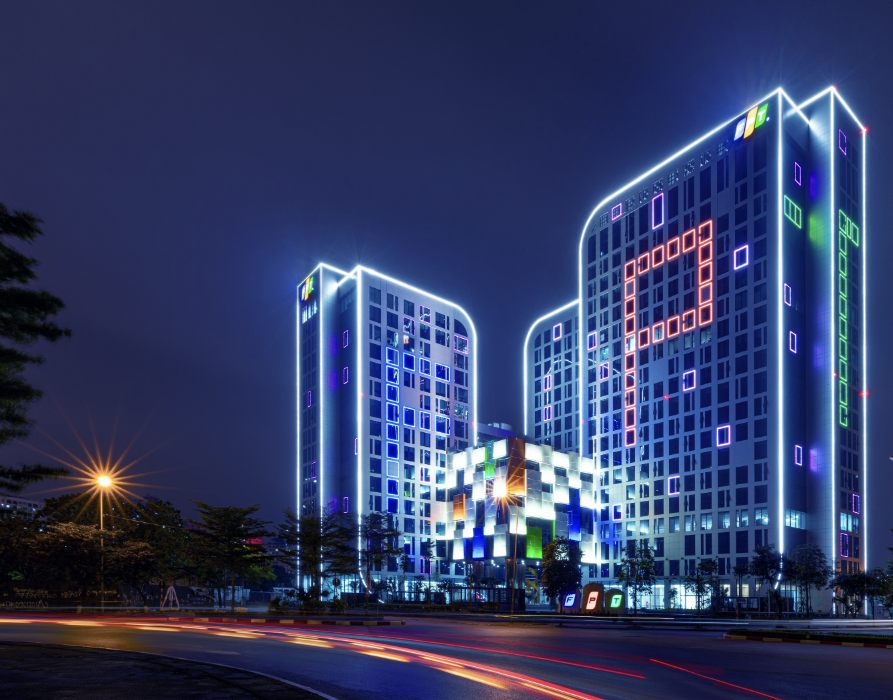
#> input picture wiki-website/assets/bg-fpt-tower.jpg, 893 x 700 px
$ python make-sketch-bg.py ../assets/bg-fpt-tower.jpg ../assets/bg-sketch-board.jpg 1.0
#> lines starting #> are read from the running program, lines starting #| are printed output that depends on the picture
"""Pencil-sketch background generator.

Turns a photograph into a graphite line drawing on aged paper:

  1. XDoG edge pass -> the pencil lines.  A dodge/colour-burn "sketch" pass
     was tried first and rejected: on a night photograph the dark facade
     survives as solid black masses, which reads as a woodcut rather than
     a drawing.  XDoG draws the transitions and leaves the masses empty.
  2. the lines are roughened by fibre noise and slightly displaced, so no
     stroke has a uniform machine edge
  3. a blurred copy at low strength -> the side-of-the-pencil shading
  4. a procedural sheet: fibre grain, low-frequency foxing stains, vignette
  5. multiply the ink over the sheet in the palette's graphite colour

Palettes are data, not code paths -- add one to PALETTES to get a variant.

    python make-sketch-bg.py <source.jpg> <out-dir> [scale]
"""

import sys
from pathlib import Path

import numpy as np
from PIL import Image, ImageFilter


# --- palettes -------------------------------------------------------------
# paper: base sheet colour.  stain: the blotch colour aged paper picks up.
# ink: graphite colour.  vignette: what the sheet edges darken toward.
PALETTES = {
    # aged lecture-notes paper, warm brown-grey graphite
    "vintage": {
        "paper": (237, 225, 198),
        "stain": (183, 156, 111),
        "ink": (68, 60, 48),
        "vignette": (156, 131, 92),
    },
    # Solarized Light: base3 sheet, base01 graphite, base2 blotches
    "solarized": {
        "paper": (253, 246, 227),
        "stain": (238, 232, 213),
        "ink": (88, 110, 117),
        "vignette": (147, 161, 161),
    },
}


def blur(a, r):
    im = Image.fromarray(np.clip(a, 0, 255).astype(np.uint8))
    return np.asarray(im.filter(ImageFilter.GaussianBlur(r)), dtype=np.float32)


def xdog(gray, sigma, k=1.6, tau=0.985, phi=0.030, eps=-5.0):
    """Extended difference-of-Gaussians: 1 = paper, <1 = stroke."""
    d = blur(gray, sigma) - tau * blur(gray, sigma * k)
    return np.clip(np.where(d >= eps, 1.0, 1.0 + np.tanh(phi * (d - eps))), 0, 1)


def low_freq_noise(shape, scale, seed):
    """Smooth random field in 0..1 -- generated small, scaled up."""
    rng = np.random.default_rng(seed)
    h, w = shape
    small = rng.random((max(2, int(h / scale)), max(2, int(w / scale)))).astype(np.float32)
    im = Image.fromarray((small * 255).astype(np.uint8)).resize((w, h), Image.BICUBIC)
    return np.asarray(im, dtype=np.float32) / 255.0


def sketch_lines(img, sigmas=(1.6, 2.8), gamma=0.68, seed=3):
    """Ink coverage of the line work, 0 = bare paper, 1 = full graphite."""
    gray = blur(np.asarray(img.convert("L"), dtype=np.float32), 0.6)

    ink = np.zeros(gray.shape, dtype=np.float32)
    for s in sigmas:                       # fine detail + structural strokes
        ink = np.maximum(ink, 1.0 - xdog(gray, s))

    # normalise against the 99.5th percentile: the tanh output sits very
    # close to 1, so without this the drawing is a ghost
    peak = np.percentile(ink, 99.5)
    ink = np.clip(ink / max(peak, 1e-4), 0, 1) ** gamma

    # graphite is grainy and a hand is not straight: modulate stroke
    # density with fibre noise, then displace the whole layer slightly
    rng = np.random.default_rng(seed)
    grain = blur(rng.normal(128, 46, gray.shape).astype(np.float32), 0.9) / 255.0
    ink *= np.clip(0.62 + 0.85 * grain, 0, 1.25)
    ink = np.minimum(ink, 1.0)
    return ink


def make_paper(shape, pal, seed=7):
    h, w = shape
    paper = np.array(pal["paper"], dtype=np.float32)
    stain = np.array(pal["stain"], dtype=np.float32)
    vign = np.array(pal["vignette"], dtype=np.float32)

    sheet = np.tile(paper, (h, w, 1))

    # fibre grain -- fine, near-monochrome
    rng = np.random.default_rng(seed)
    fibre = blur(rng.normal(128, 40, (h, w)).astype(np.float32), 0.7) - 128.0
    sheet += (fibre * 0.10)[:, :, None]

    # foxing / tea stains -- soft blotches, gamma'd so they stay sparse.  Kept
    # small and faint: at a large scale they read as dirt on the lens instead
    # of age in the sheet.
    blotch = np.clip((low_freq_noise((h, w), 48.0, seed + 1) - 0.52) / 0.48, 0, 1) ** 2.6
    a = (0.20 * blotch)[:, :, None]
    sheet = sheet * (1 - a) + stain * a

    # vignette -- the edges of an old sheet darken first
    yy, xx = np.mgrid[0:h, 0:w].astype(np.float32)
    r = np.sqrt(((xx / w - 0.5) * 2) ** 2 + ((yy / h - 0.5) * 2) ** 2) / 1.414
    a = (0.24 * np.clip((r - 0.42) / 0.58, 0, 1) ** 1.6)[:, :, None]
    sheet = sheet * (1 - a) + vign * a

    return np.clip(sheet, 0, 255)


def render(src, out, palette="vintage", scale=2.0, strength=0.92, shade=0.22):
#> called with palette = 'vintage', scale = 1, strength = 0.92, shade = 0.22
    img = Image.open(src).convert("RGB")
#> img is the input picture: PIL image 893x700 RGB; mean R, G, B 51.6, 60.8, 101.6
    if scale != 1.0:
        img = img.resize((int(img.width * scale), int(img.height * scale)), Image.LANCZOS)

    pal = PALETTES[palette]
    lines = sketch_lines(img)
#> in blur, `im = Image.fromarray(np.clip(a, 0, 255).astype(np.uint8))`:
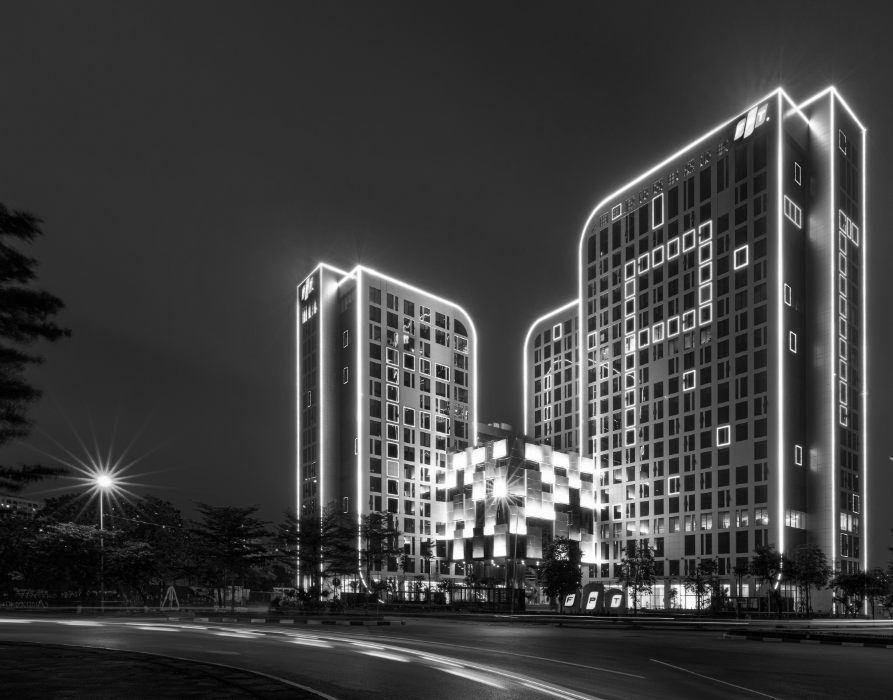
#> im: PIL image 893x700 L; min 0, max 255, mean 62.7
#> the loop in sketch_lines, `for s in sigmas:` made 2 passes
#> pass 1, in xdog, `d = blur(gray, sigma) - tau * blur(gray, sigma * k)`:
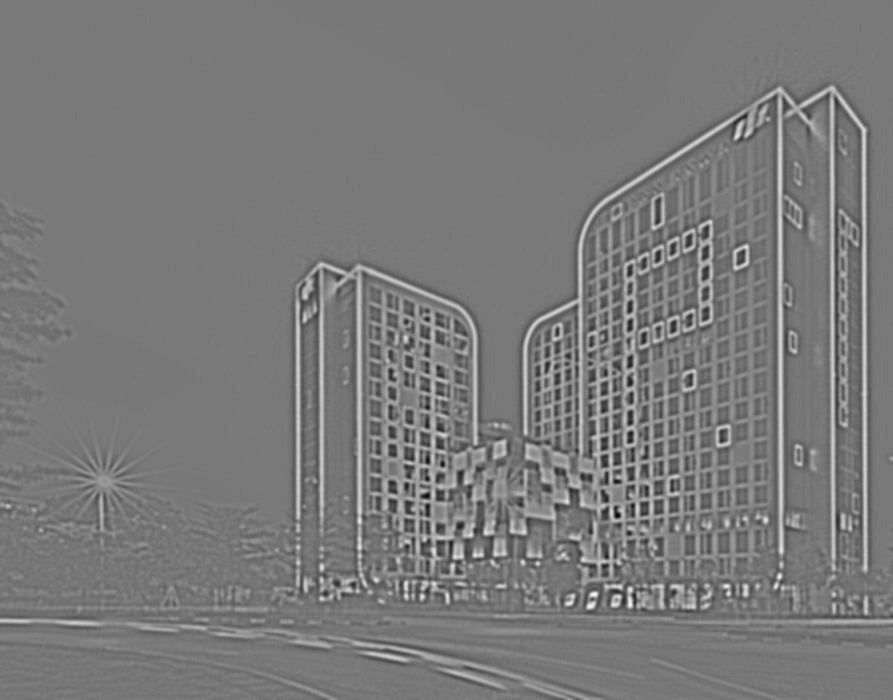
#> d: shape (700, 893) float32; min -41.51, max 47.35, mean 0.9; drawn with min black and max white
#> after the loop in sketch_lines, `for s in sigmas:`:
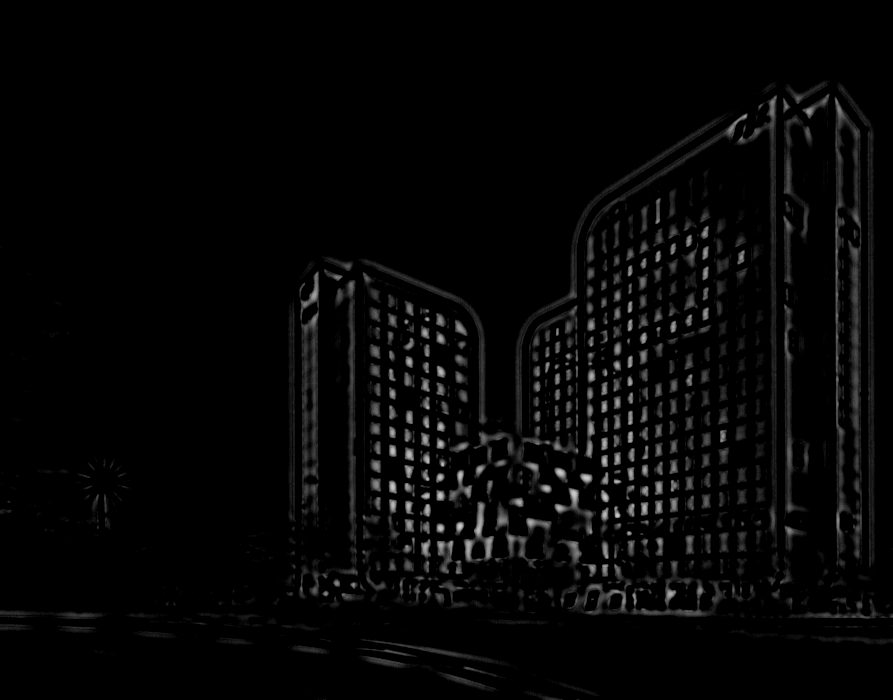
#> ink: shape (700, 893) float32; min 0, max 0.811, mean 0.0244
#> in sketch_lines, `peak = np.percentile(ink, 99.5)`: peak = 0.505
#> in sketch_lines, `ink *= np.clip(0.62 + 0.85 * grain, 0, 1.25)`:
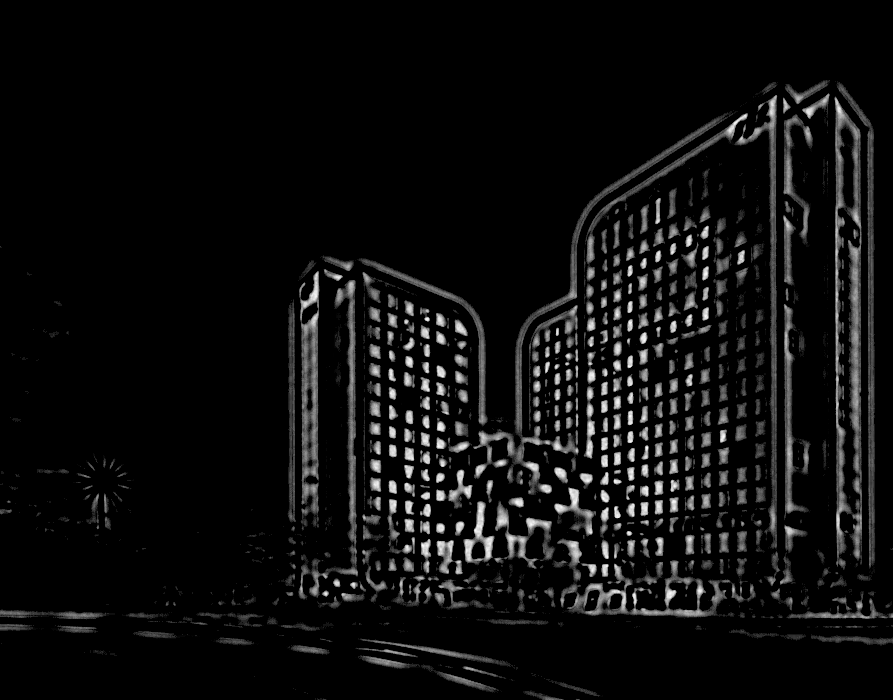
#> ink: shape (700, 893) float32; min 0, max 1.2, mean 0.0672; drawn with min black and max white
    h, w = lines.shape
#> h = 700; w = 893

    # the side of the pencil: the line layer blurred, at low strength --
    # the tonal weight a pure edge pass never produces
    smudge = blur(lines * 255.0, 11.0) / 255.0
#> in blur (call 7), `return np.asarray(im.filter(ImageFilter.GaussianBlur(r)), dtype=np.flo..`:
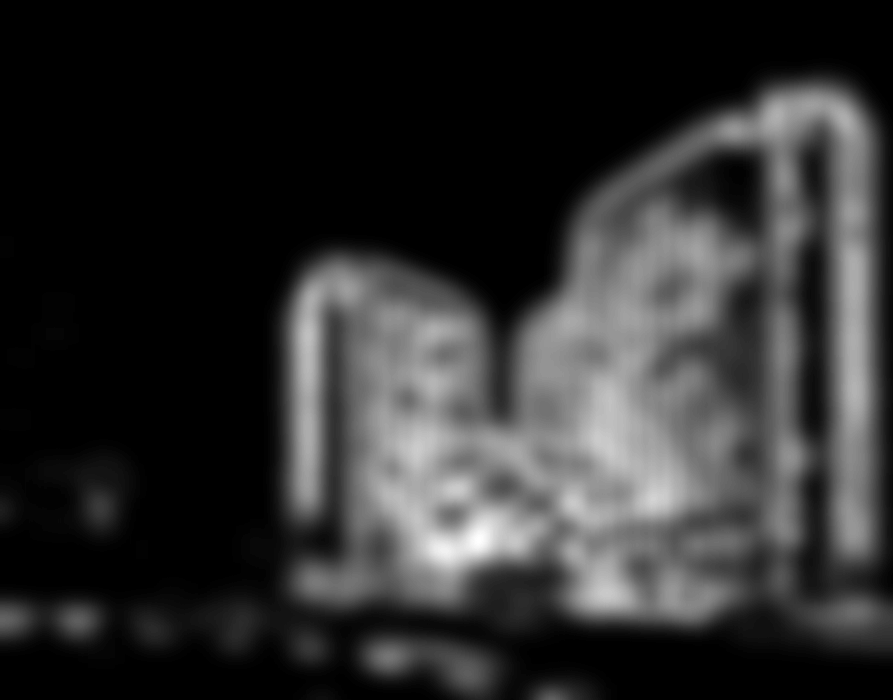
#> returned value: shape (700, 893) float32; min 0, max 93, mean 17; drawn with min black and max white
    alpha = np.clip(lines * strength + smudge * shade, 0, 1)[:, :, None]

    ink = np.array(pal["ink"], dtype=np.float32)
    arr = make_paper((h, w), pal) * (1 - alpha) + ink * alpha
#> in low_freq_noise, `im = Image.fromarray((small * 255).astype(np.uint8)).resize((w, h), Im..`:
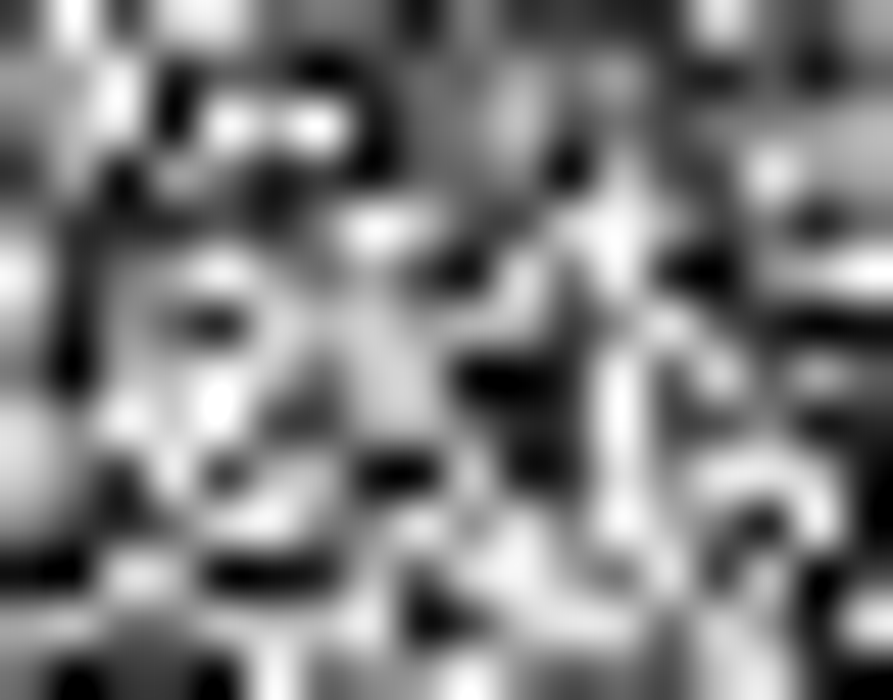
#> im: PIL image 893x700 L; min 0, max 255, mean 124.5
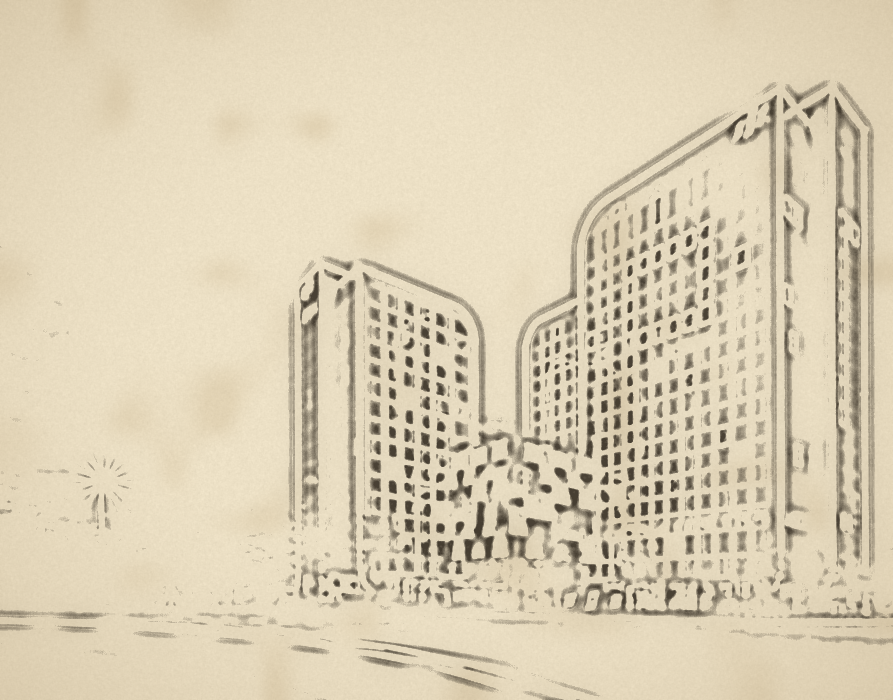
#> arr: shape (700, 893, 3) float32; mean of channels 0, 1, 2 220, 207.6, 181; drawn as R, G, B
    Image.fromarray(np.clip(arr, 0, 255).astype(np.uint8)).save(out, quality=92)
    print(f"{out}  {w}x{h}  palette={palette} strength={strength}")
#| ../assets/bg-sketch-board.jpg/bg-fpt-tower-sketch-vintage.jpg  893x700  palette=vintage strength=0.92


if __name__ == "__main__":
    src, outdir = Path(sys.argv[1]), Path(sys.argv[2])
    scale = float(sys.argv[3]) if len(sys.argv) > 3 else 2.0
    for name in PALETTES:
        render(src, outdir / f"bg-fpt-tower-sketch-{name}.jpg", name, scale)
